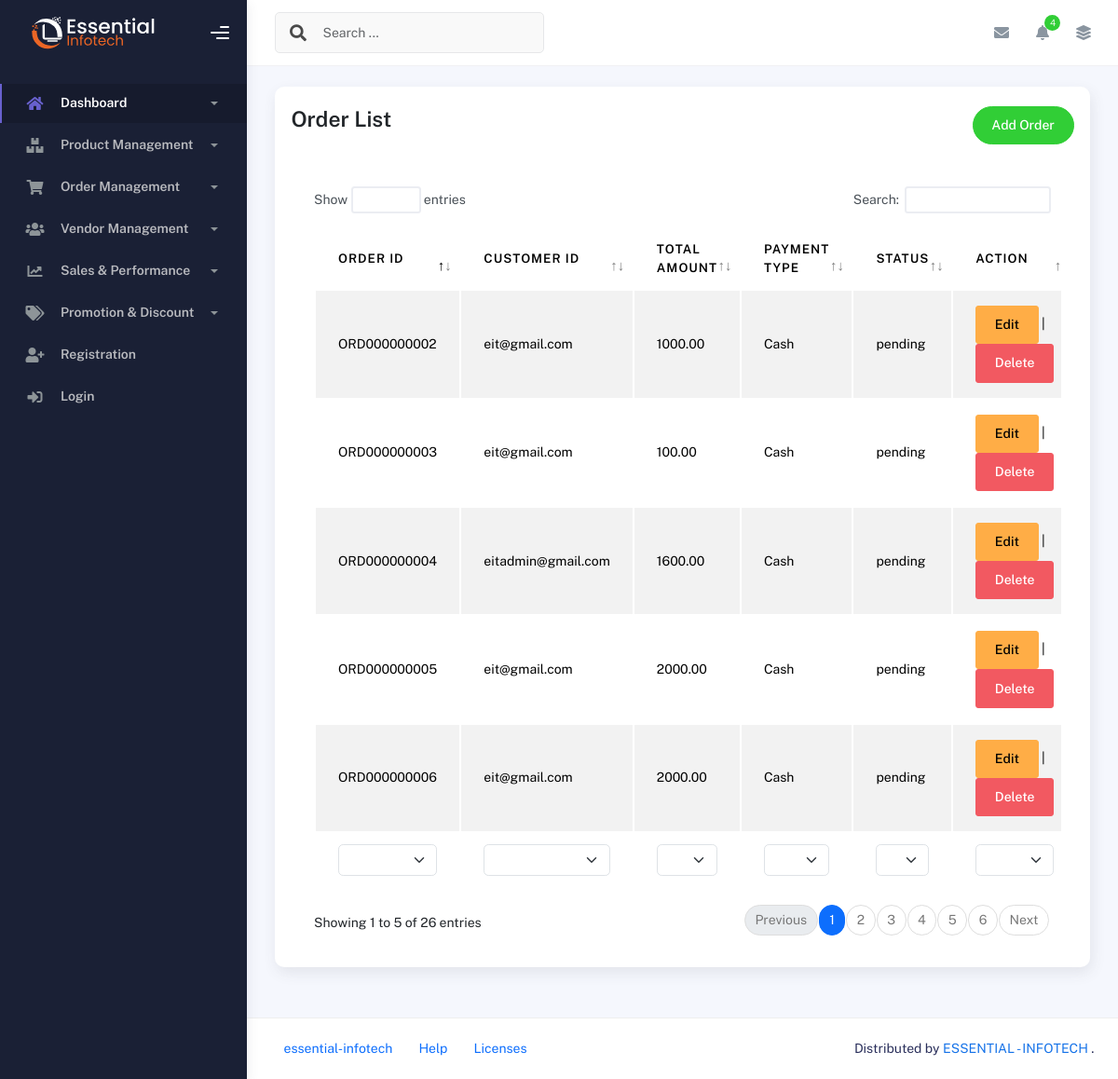
The app's page /order-management/ with its own data.
### order_management/models.py (models this page shows, shortened)
class Order(models.Model):
    STATUS_CHOICES = [
        ('pending','Pending'),
        ('processing','Processing'),
        ('complete','Complete'),
        ('cancelled','Cancelled')
    ]
    order_id = models.CharField(max_length=15, unique=True, blank=True )
    customer_id = models.ForeignKey(settings.AUTH_USER_MODEL , on_delete= models.CASCADE)
    order_date = models.DateTimeField(auto_now_add=True)
    total_amount = models.DecimalField(max_digits=15, decimal_places=2)
    status = models.CharField(max_length=20, choices=STATUS_CHOICES, default='pending')
    payment_type = models.CharField(max_length=20)
    coupon_id = models.ForeignKey('Coupon', on_delete = models.SET_NULL, null=True, blank=True)
    shipping_address = models.CharField(max_length=255)
    shipping_city = models.CharField(max_length=100)
    shipping_postal_code = models.CharField(max_length=10)

### accounts/models.py (models this page shows)
class User(AbstractUser):
    ROLE_CHOICES = (
        ('admin', 'Admin'),
        ('vendor', 'Vendor'),
        ('customer', 'Customer'),
    )
    STATUS_CHOICES = (
        ('active', 'Active'),
        ('inactive', 'Inactive'),
    )
    first_name = models.CharField(max_length=255, null=True, blank=True)
    last_name = models.CharField(max_length=255, null=True, blank=True)
    email = models.EmailField(unique=True)
    role = models.CharField(max_length=10, choices=ROLE_CHOICES, default='customer')
    status = models.CharField(max_length=10, choices=STATUS_CHOICES, default='active')
    phone = models.CharField(max_length=15, null=True, blank=True)
    address = models.TextField(null=True, blank=True)
    photo = models.ImageField(upload_to='profile_photos/', null=True, blank=True)  # Profile photo
    email_verified_at = models.DateTimeField(null=True, blank=True)  # Track email verification time
    remember_token = models.CharField(max_length=100, null=True, blank=True)  # Custom remember me token
    created_at = models.DateTimeField(auto_now_add=True)  # Automatically set at creation
    updated_at = models.DateTimeField(auto_now=True)  # Automatically updated when saved
    USERNAME_FIELD = 'email'  # Use email instead of username for login
    REQUIRED_FIELDS = ['username']  # Username is required for creating a superuser
    def __str__(self):
        return self.email

### order_management/views.py (the view)
# urls.py: path('', order_list, name='order-list'),
def order_list(request):
    order = Order.objects.all()
    return render(request,'order_management/order.html' , {'order':order})

### templates/order_management/order.html (shortened to what this page needs)
{% extends 'base.html' %}
{% block content %}
    <div class="container">
        <div class="page-inner">
            <div class="row">
                <div class="col-md-12">
                    <div class="card p-3">
                        <div class="page-header d-flex justify-content-between p-1">
                            <h3 class="fw-bold mb-3">Order List</h3>
                            <a href="{% url 'order-form' %}" class="btn btn-success btn-round ms-auto text-white" style="text-decoration: none;">
                                Add Order
                            </a>
                        </div>
                        <div class="card-body">
                            <div class="table-responsive">
                                <table id="multi-filter-select" class="display table table-striped table-hover">
                                    <thead>
                                        <tr>
                                          <th>Order ID</th>
                                          <th>Customer ID</th>
                                          <th>Total Amount</th>
                                          <th>Payment Type</th>
                                          <th>Status</th>
                                          <th>Action</th>
                                        </tr>
                                      </thead>
                                    <tfoot>
                                        <tr>
                                            <th>Order ID</th>
                                            <th>Customer ID</th>
                                            <th>Total Amount</th>
                                            <th>Payment Type</th>
                                            <th>Status</th>
                                            <th>Action</th>
                                        </tr>
                                    </tfoot>
                                    <tbody>
                                        {% for order in order %}
                                        <tr>
                                          <td>{{ order.order_id }}</td>
                                          <td>{{ order.customer_id }}</td>
                                          <td>{{ order.total_amount }}</td>
                                          <td>{{ order.payment_type }}</td>
                                          <td>{{ order.status }}</td>
                                          <td>
                                            <a href="{% url 'order-edit' order.pk %}" class="btn btn-warning">Edit</a> |
                                            <form action="{% url 'order-delete' order.pk %}" method="POST" style="display: inline;" onsubmit="return confirm('Are you sure you want to delete this coupon?');">
                                                <button type="submit" class="btn btn-danger">Delete</button>
                                            </form>
                                          </td>
                                        </tr>
                                        {% endfor %}
                                      </tbody>
                                </table>
                            </div>
                        </div>
                    </div>
                </div>
            </div>
        </div>
    </div>
{% endblock %}

### records on screen
Order: order_id "ORD000000002", customer_id "eit@gmail.com", total_amount "1000.00", payment_type "Cash", status "pending"
Order: order_id "ORD000000003", customer_id "eit@gmail.com", total_amount "100.00", payment_type "Cash", status "pending"
Order: order_id "ORD000000004", customer_id "eitadmin@gmail.com", total_amount "1600.00", payment_type "Cash", status "pending"
Order: order_id "ORD000000005", customer_id "eit@gmail.com", total_amount "2000.00", payment_type "Cash", status "pending"
Order: order_id "ORD000000006", customer_id "eit@gmail.com", total_amount "2000.00", payment_type "Cash", status "pending"
